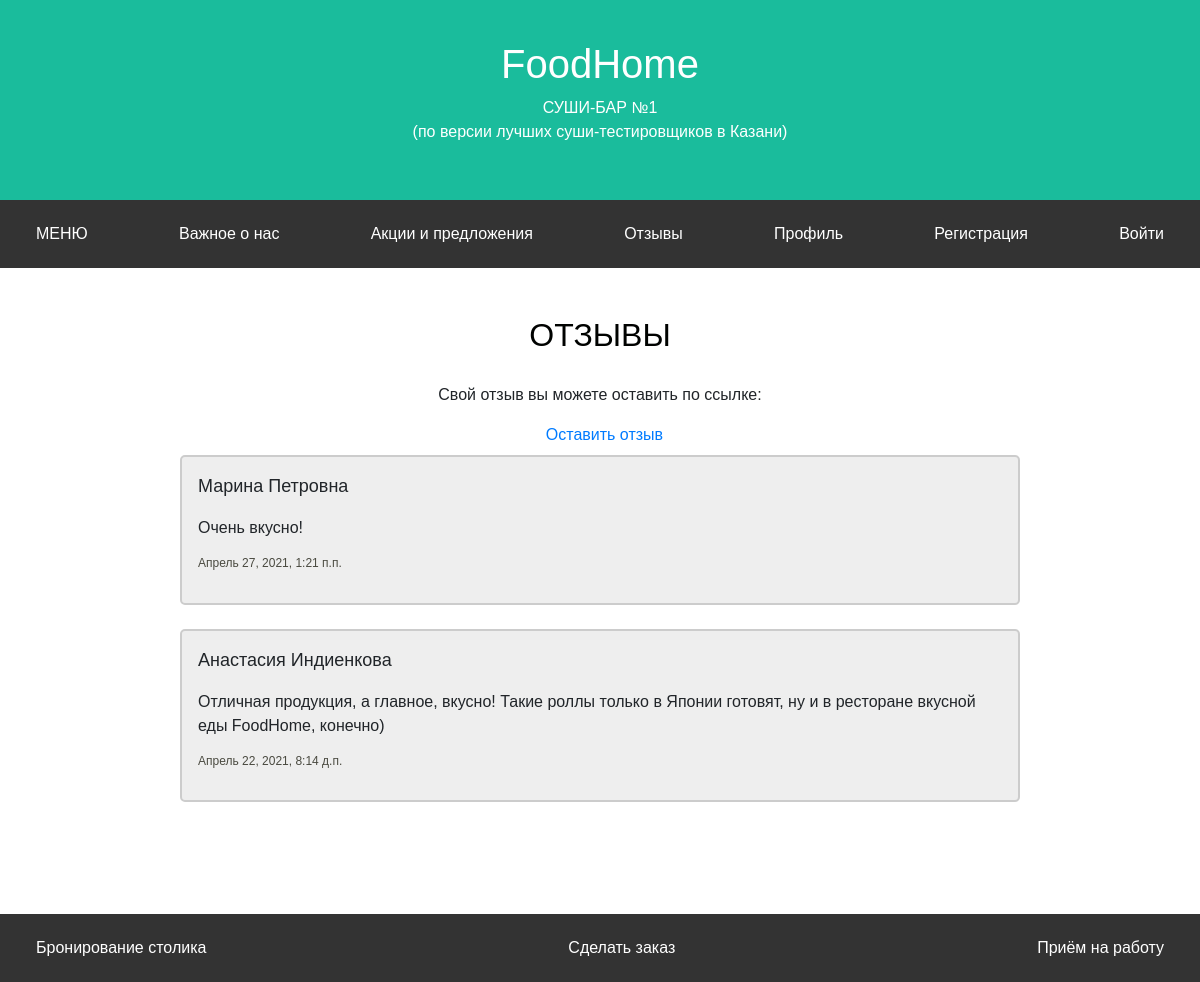
Page /forum on the committed database.
### main/models.py (models this page shows)
class Forum(models.Model):
    title_fio = models.CharField(max_length=100, verbose_name="ФИО")
    message = models.TextField(verbose_name="Текст отзыва")
    created = models.DateTimeField(auto_now_add=True, verbose_name="Время создания отзыва")
    image = models.FileField(null=True,  upload_to='uploads/% Y/% m/% d/', verbose_name='Добавьте аватар')
    class Meta:
        verbose_name_plural = 'Отзывы посетителей'
        ordering = ['created', 'title_fio']

### main/views.py (the view)
# urls.py: path('forum', views.forum, name='forum'),
def forum(request):
    forums = Forum.objects.order_by('-id')[:10]
    return render(request, 'main/forum.html', {'title': 'Страница с отзывами', 'forums': forums, 'username': auth.get_user(request).username})

### main/templates/main/forum.html (shortened to what this page needs)
{% extends 'main/base.html'%}
{% load static %}
{% block style %}
<link rel="stylesheet" href="{% static 'css/styleforum.css' %}" type="text/css">
{% endblock %}
{% block content%}
		 <br>
		 <h2 class="post-cat", align="center">Отзывы</h2>
		 <br>
<div class = "text", align="center">
	<p>
		Свой отзыв вы можете оставить по ссылке:
	</p>&nbsp;
	<a href="{% url 'createforum' %}">Оставить отзыв</a><br>
</div>
<div class = "post-wrap">
		{% if forums %}
			{% for el in forums %}
				<div class="container1 mt-2">
					<p><span>{{el.title_fio}}</span></p>
					<p>{{el.message}}</p>
					<h4 class="post-title2">{{el.created}} </h4>
				</div>
			{% endfor %}
		{% else %}
		<p>У нас нет отзывов</p>
		{% endif %}
</div>
  <br> <br>
     <br>
     <br>
{% endblock %}

### main/templates/main/base.html (shortened to what this page needs)
{% load static %}
<!DOCTYPE html>
<html lang="en">
<head>
    <link rel="stylesheet" href="https://stackpath.bootstrapcdn.com/bootstrap/4.3.1/css/bootstrap.min.css"
>
    <link rel="stylesheet" href="https://stackpath.bootstrapcdn.com/bootstrap/4.5.2/css/bootstrap.min.css">
    {% block style %}{% endblock %}
</head>
<body>
    <div class="header">
      <h1>FoodHome</h1>
      <p>СУШИ-БАР №1<br>(по версии лучших суши-тестировщиков в Казани)</p>
    </div>
    <div class="navbar">
      <a href="{% url 'menu' %}">МЕНЮ</a>
      <a href="{% url 'about' %}">Важное о нас</a>
      <a href="{% url 'actions' %}">Акции и предложения</a>
      <a href="{% url 'forum' %}">Отзывы</a>
      <a href="{% url 'profil' %}">Профиль</a>
      {% if user.is_loggin_in %}
         <a href="{% url 'register' %}">Регистрация</a>
      {% else %}
        {% if user.is_authenticated %}
          <a href="{% url 'logout' %}" class="right">Выйти ({{user.username}})</a>
        {% else %}
          <a href="{% url 'register' %}">Регистрация</a>
          <a href="{% url 'login' %}" class="right">Войти</a>
        {% endif %}
     {% endif %}
</div>
<br>
        {% block content %}{% endblock %}
    <div class="navbar">
      <a href="{% url 'booktable' %}">Бронирование столика</a>
      <a href="{% url 'new' %}">Сделать заказ</a>
      <a href="{% url 'work' %}">Приём на работу</a>
    </div>
</body>
</html>

### main/static/css/styleforum.css (style rules this page uses)
* { box-sizing: border-box; }
body { font-family: Arial, Helvetica, sans-serif; margin: 0; }
.header { padding: 40px; text-align: center; background: #1abc9c; color: white; }
.header h1 { font-size: 40px; }
.post-wrap { max-width: 1120px; margin: 0 auto; display: flex; justify-content: center; flex-wrap: wrap; }
.post-cat { text-transform: uppercase; margin-bottom: 5px; color: #000200; font-weight: 500; }
.post-title2 { font-size: 12px; font-weight: 400; color: #4A4A40; }
.navbar { overflow: hidden; background-color: #333; }
.navbar a { float: left; display: block; color: white; text-align: center; padding: 14px 20px; text-decoration: none; }
.navbar a.right { float: right; }
.container1 { width: 75%; border: 2px solid #ccc; background-color: #eee; border-radius: 5px; padding: 16px; margin: 16px auto; }
.container1 span { font-size: 18px; margin-right: 15px; }

### rows in the picture
Forum: title_fio "Марина Петровна", message "Очень вкусно!", created "Апрель 27, 2021, 1:21 п.п."
Forum: title_fio "Анастасия Индиенкова", message "Отличная продукция, а главное, вкусно! Такие роллы только в Японии готовят, ну и в ресторане вкусной еды FoodHome, конечно)", created "Апрель 22, 2021, 8:14 д.п."
